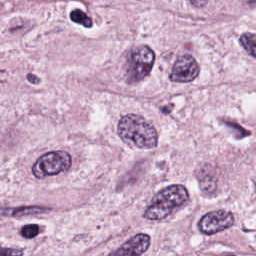
#> input picture color_conversion/input/test1.png, 256 x 256 px; its folder holds only this picture in this run
$ python color_conv.py
#> lines starting #> are read from the running program, lines starting #| are printed output that depends on the picture
import os
import random
from pathlib import Path

import cv2
import numpy as np
import matplotlib.pyplot as plt
from tqdm import tqdm
from skimage import color

# ==========================================================
# Paths
# ==========================================================
INPUT_DIR = "input"
OUTPUT_DIR = "output"

# ==========================================================
# Color spaces
# ==========================================================
color_spaces = [
    "RGB",
    "HSV",
    "HLS",
    "CIELAB",
    "LUV",
    "XYZ",
    "YCbCr",
    "HED",
    "H",
    "E",
    "OD",
]

for c in color_spaces:
    os.makedirs(os.path.join(OUTPUT_DIR, c), exist_ok=True)

# ==========================================================
# Image list
# ==========================================================
extensions = [".png", ".jpg", ".jpeg", ".tif", ".tiff"]

files = []
for ext in extensions:
    files.extend(Path(INPUT_DIR).glob(f"*{ext}"))
    files.extend(Path(INPUT_DIR).glob(f"*{ext.upper()}"))

files = sorted(files)

print(f"Found {len(files)} images.")

if len(files) == 0:
    raise RuntimeError("No images found. Check INPUT_DIR.")

# Random image to visualize each run
example_idx = random.randint(0, len(files) - 1)
print(f"Example image: {files[example_idx].name}")

# ==========================================================
# Helper
# ==========================================================
def normalize_for_display(img):
    img = np.nan_to_num(img)
    img_min = img.min()
    img_max = img.max()

    if img_max > img_min:
        img = (img - img_min) / (img_max - img_min)
    else:
        img = np.zeros_like(img)

    return img


# ==========================================================
# Process images
# ==========================================================
for idx, file in enumerate(tqdm(files)):

    bgr = cv2.imread(str(file))
#> bgr is the input picture: shape (256, 256, 3); mean B, G, R 190.9, 165.9, 197.2

    if bgr is None:
        print(f"Skipping unreadable file: {file}")
        continue

    name = file.stem

    # ======================================================
    # RGB
    # ======================================================
    rgb = cv2.cvtColor(bgr, cv2.COLOR_BGR2RGB)
    rgb_float = rgb.astype(np.float32) / 255.0

    # ======================================================
    # General color spaces
    # ======================================================
    hsv = cv2.cvtColor(rgb, cv2.COLOR_RGB2HSV)
#> hsv: shape (256, 256, 3); mean H, S, V 153.2, 46.6, 200.2
    hls = cv2.cvtColor(rgb, cv2.COLOR_RGB2HLS)
#> hls: shape (256, 256, 3); mean of channels 0, 1, 2 153.2, 183.3, 70.2
    lab = cv2.cvtColor(rgb, cv2.COLOR_RGB2LAB)
#> lab: shape (256, 256, 3); mean of channels 0, 1, 2 181.9, 144, 119.4
    luv = cv2.cvtColor(rgb, cv2.COLOR_RGB2Luv)
#> luv: shape (256, 256, 3); mean of channels 0, 1, 2 181.3, 108.3, 121.3
    xyz = cv2.cvtColor(rgb, cv2.COLOR_RGB2XYZ)
#> xyz: shape (256, 256, 3); mean of channels 0, 1, 2 175.1, 174.3, 204.8

    # OpenCV gives YCrCb, so reorder to standard YCbCr
    ycbcr = cv2.cvtColor(rgb, cv2.COLOR_RGB2YCrCb)
#> ycbcr: shape (256, 256, 3); mean of channels 0, 1, 2 178.1, 141.6, 135.2
    ycbcr = ycbcr[:, :, [0, 2, 1]]
#> ycbcr: shape (256, 256, 3); mean of channels 0, 1, 2 178.1, 135.2, 141.6

    # ======================================================
    # Histology-specific spaces
    # ======================================================
    hed = color.rgb2hed(rgb_float).astype(np.float32)
#> hed: shape (256, 256, 3) float32; mean of channels 0, 1, 2 0.0225, 0.00736, 0.0188

    H = hed[:, :, 0]
    E = hed[:, :, 1]
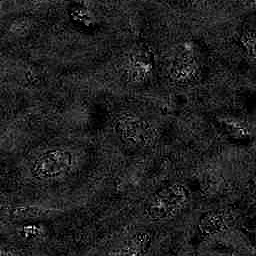
#> E: shape (256, 256) float32; min 0, max 0.0587, mean 0.00736; drawn with min black and max white

    od = -np.log((rgb.astype(np.float32) + 1.0) / 256.0)
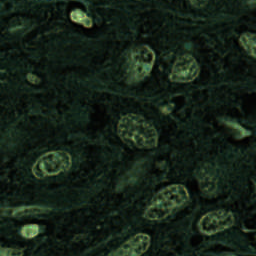
#> od: shape (256, 256, 3) float32; mean R, G, B 0.277, 0.462, 0.302; drawn with min black and max white

    # ======================================================
    # Save raw arrays only
    # ======================================================
    np.save(f"{OUTPUT_DIR}/RGB/{name}.npy", rgb)
    np.save(f"{OUTPUT_DIR}/HSV/{name}.npy", hsv)
    np.save(f"{OUTPUT_DIR}/HLS/{name}.npy", hls)
    np.save(f"{OUTPUT_DIR}/CIELAB/{name}.npy", lab)
    np.save(f"{OUTPUT_DIR}/LUV/{name}.npy", luv)
    np.save(f"{OUTPUT_DIR}/XYZ/{name}.npy", xyz)
    np.save(f"{OUTPUT_DIR}/YCbCr/{name}.npy", ycbcr)
    np.save(f"{OUTPUT_DIR}/HED/{name}.npy", hed)
    np.save(f"{OUTPUT_DIR}/H/{name}.npy", H)
    np.save(f"{OUTPUT_DIR}/E/{name}.npy", E)
    np.save(f"{OUTPUT_DIR}/OD/{name}.npy", od)

    # ======================================================
    # Show one random example only
    # ======================================================
    if idx == example_idx:

        fig, ax = plt.subplots(3, 4, figsize=(18, 12))

        ax[0, 0].imshow(rgb)
        ax[0, 0].set_title("RGB")

        ax[0, 1].imshow(normalize_for_display(hsv))
#> in normalize_for_display, `img_min = img.min()`: img_min = 0
#> in normalize_for_display, `img_max = img.max()`: img_max = 255
        ax[0, 1].set_title("HSV channels")

        ax[0, 2].imshow(normalize_for_display(hls))
        ax[0, 2].set_title("HLS channels")

        ax[0, 3].imshow(normalize_for_display(lab))
        ax[0, 3].set_title("CIELAB channels")

        ax[1, 0].imshow(normalize_for_display(luv))
#> in normalize_for_display (call 4), `img_min = img.min()`: img_min = 13
#> in normalize_for_display (call 4), `img_max = img.max()`: img_max = 254
#> in normalize_for_display (call 4), `img = (img - img_min) / (img_max - img_min)`:
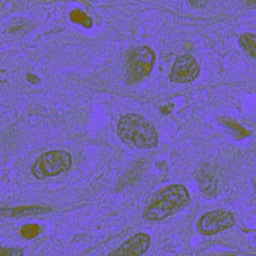
#> img: shape (256, 256, 3) float64; mean of channels 0, 1, 2 0.698, 0.396, 0.449; drawn as B, G, R
        ax[1, 0].set_title("LUV channels")

        ax[1, 1].imshow(normalize_for_display(xyz))
#> in normalize_for_display (call 5), `img_min = img.min()`: img_min = 14
#> in normalize_for_display (call 5), `img_max = img.max()`: img_max = 255
#> in normalize_for_display (call 5), `img = (img - img_min) / (img_max - img_min)`:
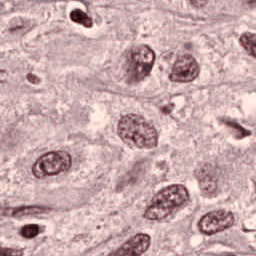
#> img: shape (256, 256, 3) float64; mean of channels 0, 1, 2 0.668, 0.665, 0.792; drawn as B, G, R
        ax[1, 1].set_title("XYZ channels")

        ax[1, 2].imshow(normalize_for_display(ycbcr))
#> in normalize_for_display (call 6), `img_min = img.min()`: img_min = 17
#> in normalize_for_display (call 6), `img_max = img.max()`: img_max = 254
#> in normalize_for_display (call 6), `img = (img - img_min) / (img_max - img_min)`:
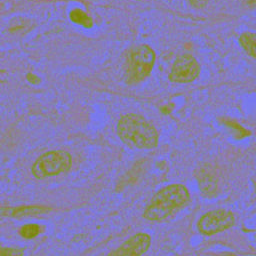
#> img: shape (256, 256, 3) float64; mean of channels 0, 1, 2 0.68, 0.499, 0.526; drawn as B, G, R
        ax[1, 2].set_title("YCbCr channels")

        ax[1, 3].imshow(normalize_for_display(hed))
        ax[1, 3].set_title("HED channels")

        ax[2, 0].imshow(normalize_for_display(H), cmap="gray")
#> in normalize_for_display (call 8), `img = (img - img_min) / (img_max - img_min)`:
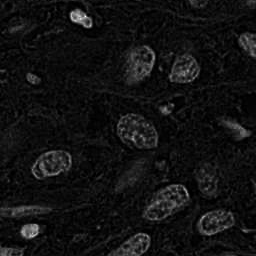
#> img: shape (256, 256) float32; min 0, max 1, mean 0.0729
        ax[2, 0].set_title("Hematoxylin")

        ax[2, 1].imshow(normalize_for_display(E), cmap="gray")
        ax[2, 1].set_title("Eosin")

        ax[2, 2].imshow(normalize_for_display(od.mean(axis=2)), cmap="gray")
#> in normalize_for_display (call 10), `img = np.nan_to_num(img)`:
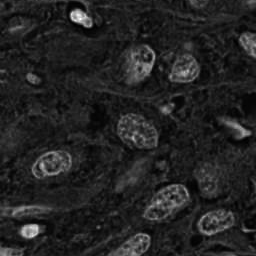
#> img: shape (256, 256) float32; min 0.00393, max 2.45, mean 0.347; drawn with min black and max white
#> in normalize_for_display (call 10), `img_min = img.min()`: img_min = 0.00393
#> in normalize_for_display (call 10), `img_max = img.max()`: img_max = 2.45
        ax[2, 2].set_title("OD mean")

        ax[2, 3].axis("off")

        for a in ax.ravel():
            a.axis("off")

        plt.tight_layout()
        plt.show()

print("Finished.")
